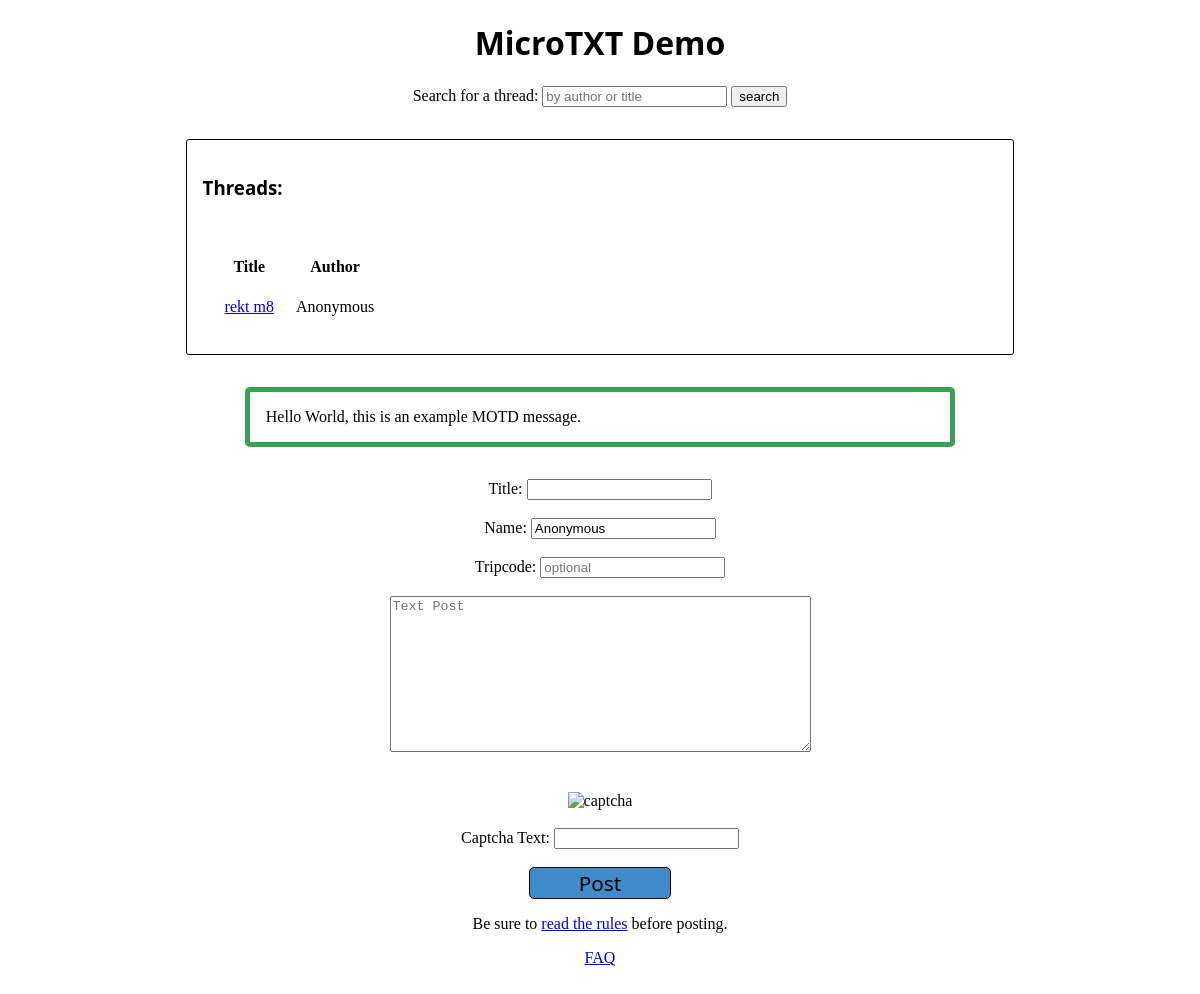
Before: / with the older database file.
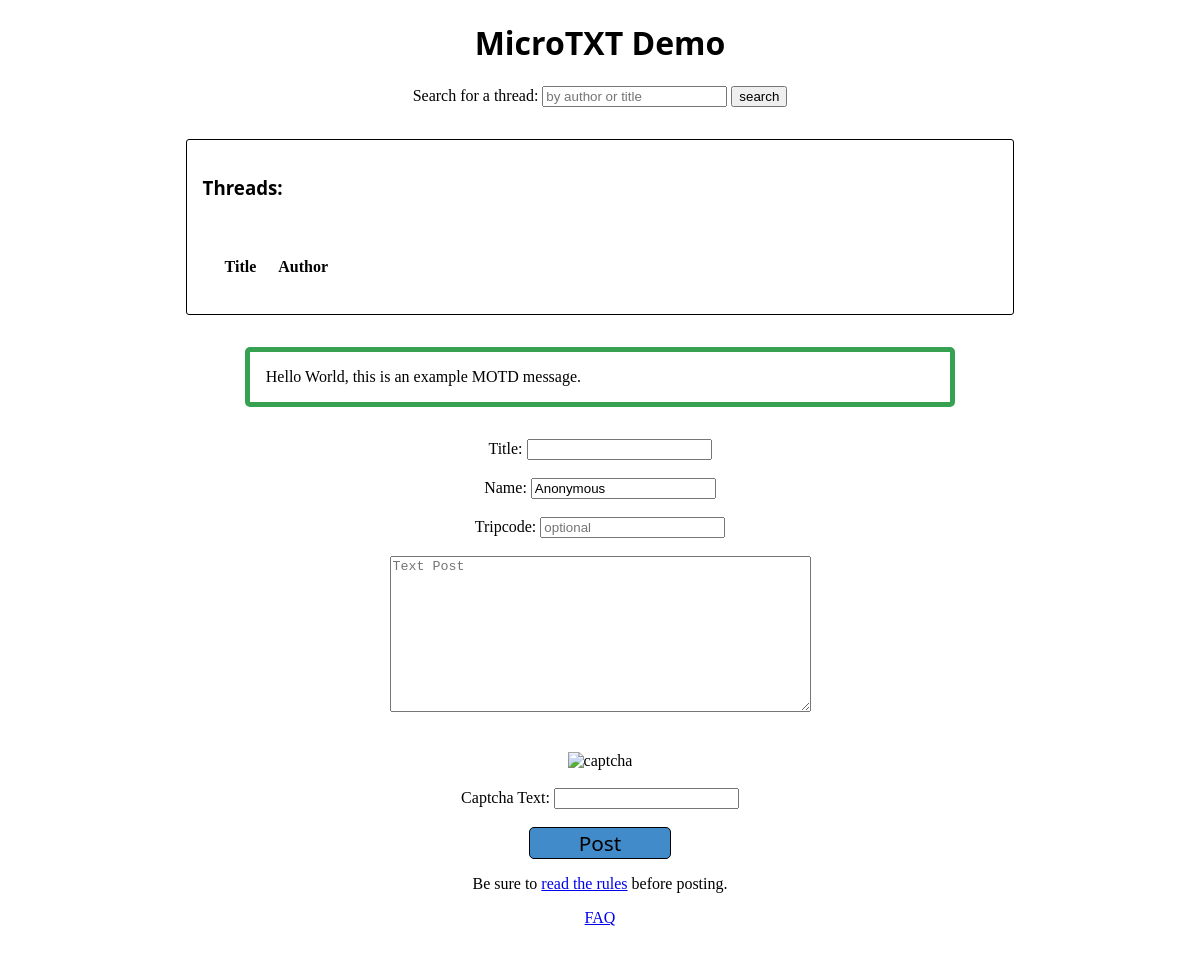
After: the same page with the newer database file.
### tables this page shows
CREATE TABLE Threads(
ID INTEGER PRIMARY KEY AUTOINCREMENT,
TITLE TEXT NOT NULL,
AUTHOR TEXT NOT NULL
);

### php/settings.php (called while the page is built, shortened)
<?php
$siteTitle = 'MicroTXT Demo';
$motd = true;
$captcha = true;
$postsBeforeCaptcha = 3;
$threadListLimit = 10;
?>

### index.php (the view, shortened to what this page needs)
<?php
include('php/settings.php');
include('php/csrf.php');
include('php/sqlite.php');
function startsWith($haystack, $needle){
   $length = strlen($needle);
   return (substr($haystack, 0, $length) === $needle);
 }
?>
<!DOCTYPE HTML>
<html>
<head>
	<link rel='stylesheet' href='theme.css'>
</head>
<body>
	<h1 class='center logo'><?php echo $siteTitle;?></h1>
  <div class='center'>
    <form method='get'>
      <label>Search for a thread: <input type='text' name='search' required placeholder='by author or title'> </label>
      <input type='submit' value='search'>
    </form>
  </div>
	<div id='postList'>
		<h3>Threads:</h3><br>
		<table><tr><th>Title</th><th>Author</th></tr>
		<?php
		if (! isset($_GET['range'])){
			$requestRange = 0;
		}
		else{
			$requestRange = $_GET['range'];
		}
		$requestRange = $db->escapeString($requestRange);
	 $sql =<<<EOF
		 SELECT MAX(ID) from threads;
EOF;
$ret = $db->query($sql);
if ($ret == false){
	echo '</table><p style="color: red;">No posts!</p>';
}
else{
  	 $sql =<<<EOF
  	   SELECT * FROM Threads ORDER BY ROWID DESC LIMIT $threadListLimit OFFSET $requestRange;
EOF;
  	$ret = $db->query($sql);
  	while($row = $ret->fetchArray(SQLITE3_ASSOC) ){
  		if (startsWith($row['TITLE'], '.') == false){
  			echo '<tr><td><a href="view.php?post=' . $row['TITLE'] . '">' . $row['TITLE'] . '</a></td><td>' . $row['AUTHOR'] . '</td></tr>';
  		}
  	}
  	echo '</table>';
}
?>
	</div>
	<?php
	if ($motd)
	{
		echo '<div class="motd">' . file_get_contents('motd.txt') . '</div>';
	}
	?>
	<div class='postForm'>
		<form method='post' action='submit.php'>
			<label>Title: <input required type='text' name='title' maxlength='20'></label>
			<br><br>
			<label>Name: <input required type='text' name='name' maxlength='20' value='Anonymous'></label>
			<br><br>
			<label>Tripcode: <input type='password' name='tripcode' maxlength='100' placeholder='optional'></label>
			<br><br>
			<textarea required name='text' maxlength='100000' placeholder='Text Post' cols='50' rows='10'></textarea>
			<br><br>
			<br>
			<?php
			if ($captcha) {
				if ($_SESSION['currentPosts'] >= $postsBeforeCaptcha)
				{
					echo '<img src="php/captcha.php" alt="captcha">';
					echo '<br><br><label>Captcha Text: <input required type="text" name="captcha" maxlength="10"></label><br><br>';
				}
			}
			?>
			<input type='submit' value='Post' class='submitPostButton'>
			<br>
			<p>Be sure to <a href='rules.txt'>read the rules</a> before posting.</p>
			<p><a href='faq.txt'>FAQ</a></p>
		</form>
	</div>
</body>
</html>

### theme.css (style rules this page uses)
.center { text-align: center; }
.logo, .submitPostButton, #postList h3 { font-family: Calibri,Candara,Segoe,Segoe UI,Optima,Arial,sans-serif; }
.postForm { text-align: center; margin-bottom: 2em; }
#postList { margin-left: 15%; margin-right: 15%; margin-bottom: 2em; margin-top: 2em; border: 1px solid black; padding: 1em; overflow-y: scroll; border-radius: 3px; }
.submitPostButton { min-width: 12%; background-color: #428bca; border: 1px solid black; border-radius: 5px; color: black; font-size: 1.3em; height: 12%; }
.motd { margin-top: 1em; margin-bottom: 2em; margin-left: 20%; margin-right: 20%; padding: 1em; border: 5px solid #36A150; border-radius: 5px; }
img { max-height: 500px; max-width: 500px; }
table, th, td { padding: 10px; }

Changed rows visible on the page:
removed threads: TITLE "rekt m8", AUTHOR "Anonymous"
